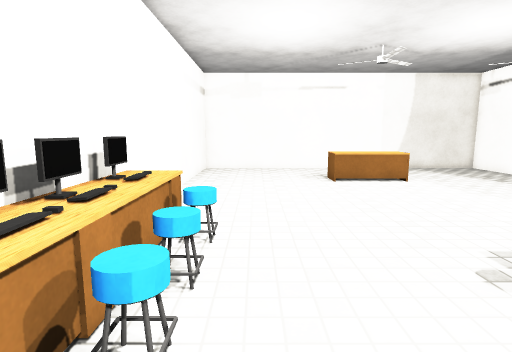
[1] (above)

17 first-person views from a walk through a scene from a Unity 3-D project. The camera is 1.3 m above the floor, tilts 8° down and sees 80° across. The floor is counted in squares, 0.5 m on a side. Each view is taken from the middle of a square. On the plan, view 1 faces up. The plan holds only what a view shows up to about 20 squares ahead; the rest is blank. The place goes on beyond the plan. The player character is not drawn. Some surface patterns are stand-ins.

[2]
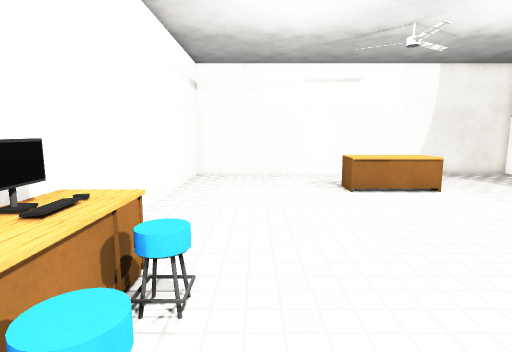

[3]
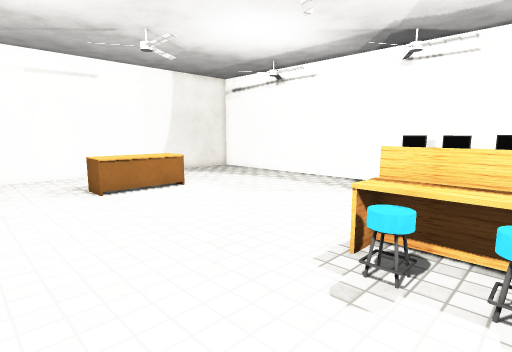

[4]
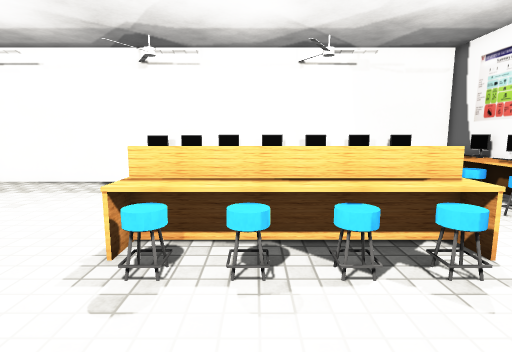

[5]
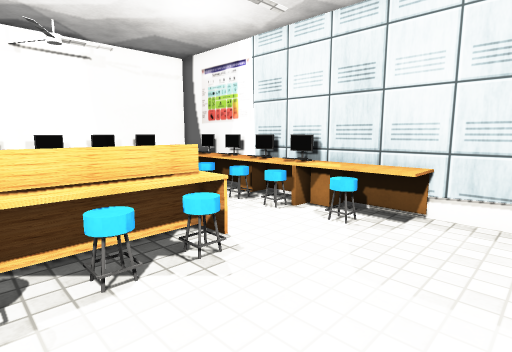

[6]
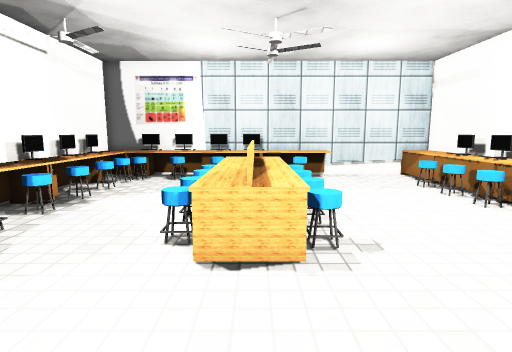

[7]
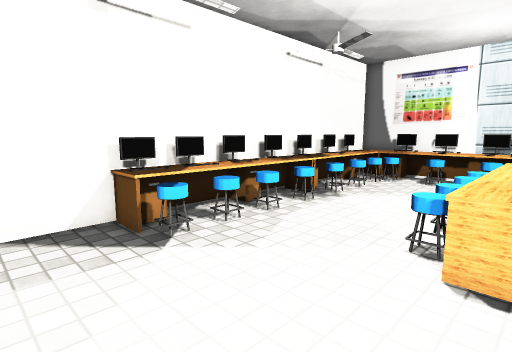

[8]
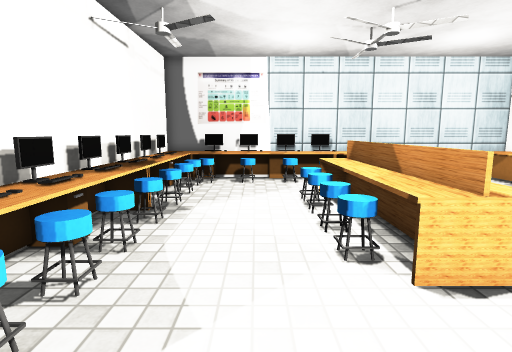

[9]
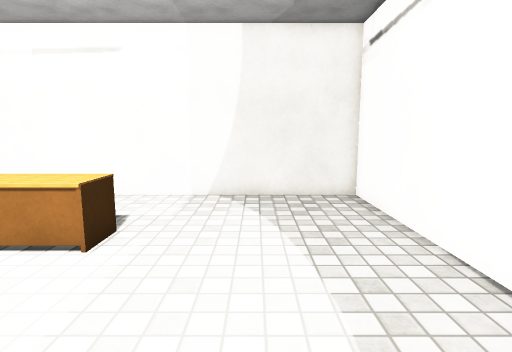

[10]
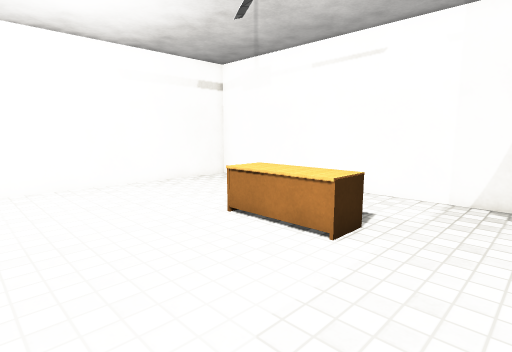

[11]
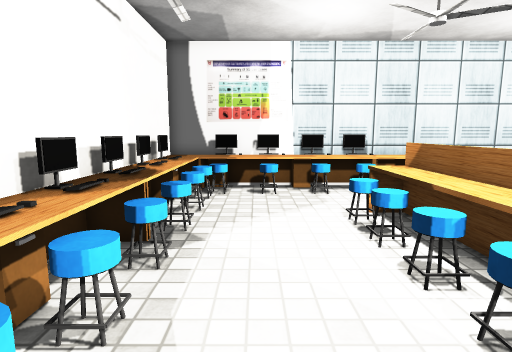

[12]
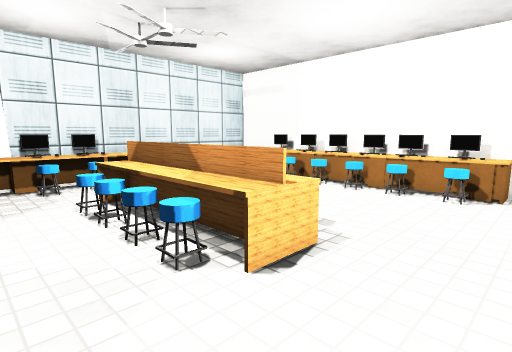

[13]
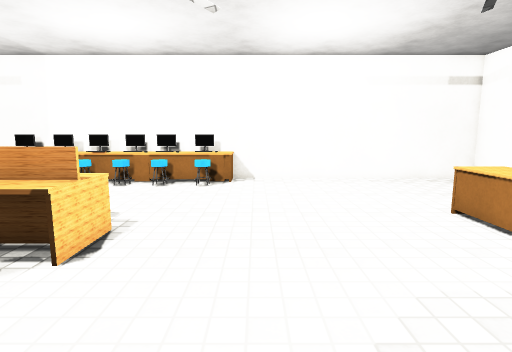

[14]
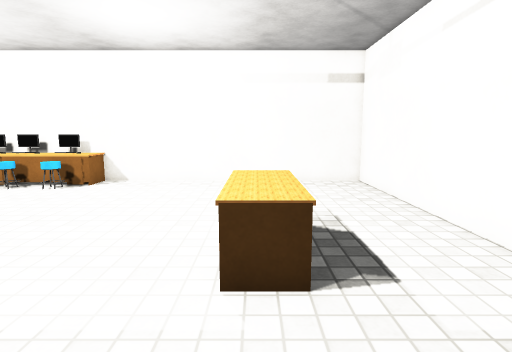

[15]
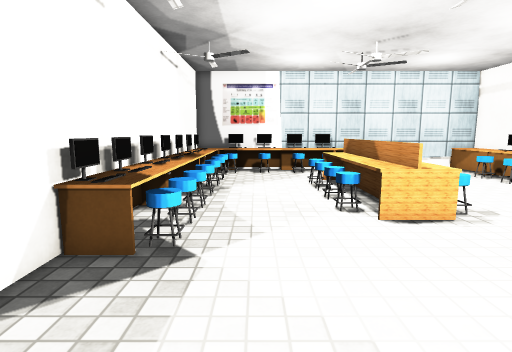

[16]
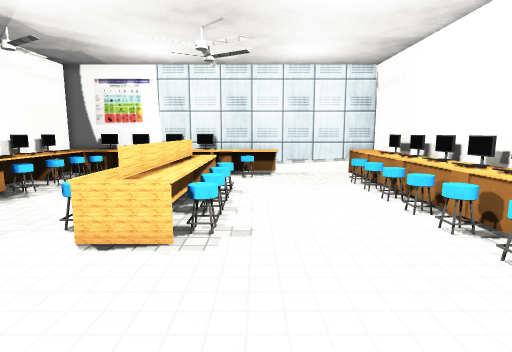

[17]
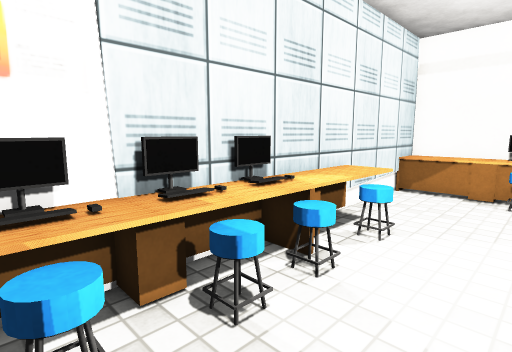

### Floor plan
Key: @ floor where view 1 was taken; # wall or solid block; . floor; = window, fence, low wall or low ledge; ^ raised ledge; O other object.
Columns run from 4 left of view 1 to 16 right of it. Each row starts with its distance up from view 1.
 23 #####################
 22 #...................#
 21 #...................#
 20 #...................#
 19 #...................#
 18 #.......OOOOO.......#
 17 #.......OOOOO.......#
 16 #.......OOOOO.......#
 15 #...................#
 14 #...................#
 13 #...................#
 12 #...................#
 11 #...................#
 10 #...................#
  9 #=#................^#
  8 ####..............OO#
  7 ##OO...............^#
  6 ####......OOO.....OO#
  5 ###O.....OOOO=....O^#
  4 ###......=OOOO....OO#
  3 ### .....OOOOO.....O^
  2 ### .....=OOO=....OO#
  1 ### .....OOOOO.....^^
  0 ###.@....OOOOO....OO#
 -1 ### .....OOOO=....O^^
 -2 ### ......OOO.....OO#
 -3 ##O ..............O##
 -4 ##=...............O##
 -5 ##=....#OO.OOOOOO=O##
 -6 ##=.....^^^O^O^O^O^^^
 -7 ##########O###O####^#

Positions as (right, up) in squares from view 1, and headings:
1: (0, 0), facing up
2: (0, 3), facing up
3: (0, 3), facing up-right
4: (0, 3), facing right
5: (0, 3), facing down-right
6: (7, 12), facing down
7: (7, 12), facing down-right
8: (11, 11), facing down
9: (12, 10), facing up
10: (12, 10), facing up-left
11: (12, 8), facing down
12: (12, 10), facing down-left
13: (14, 10), facing left
14: (13, 17), facing left
15: (12, 15), facing down
16: (4, 13), facing down
17: (12, -2), facing down-left
